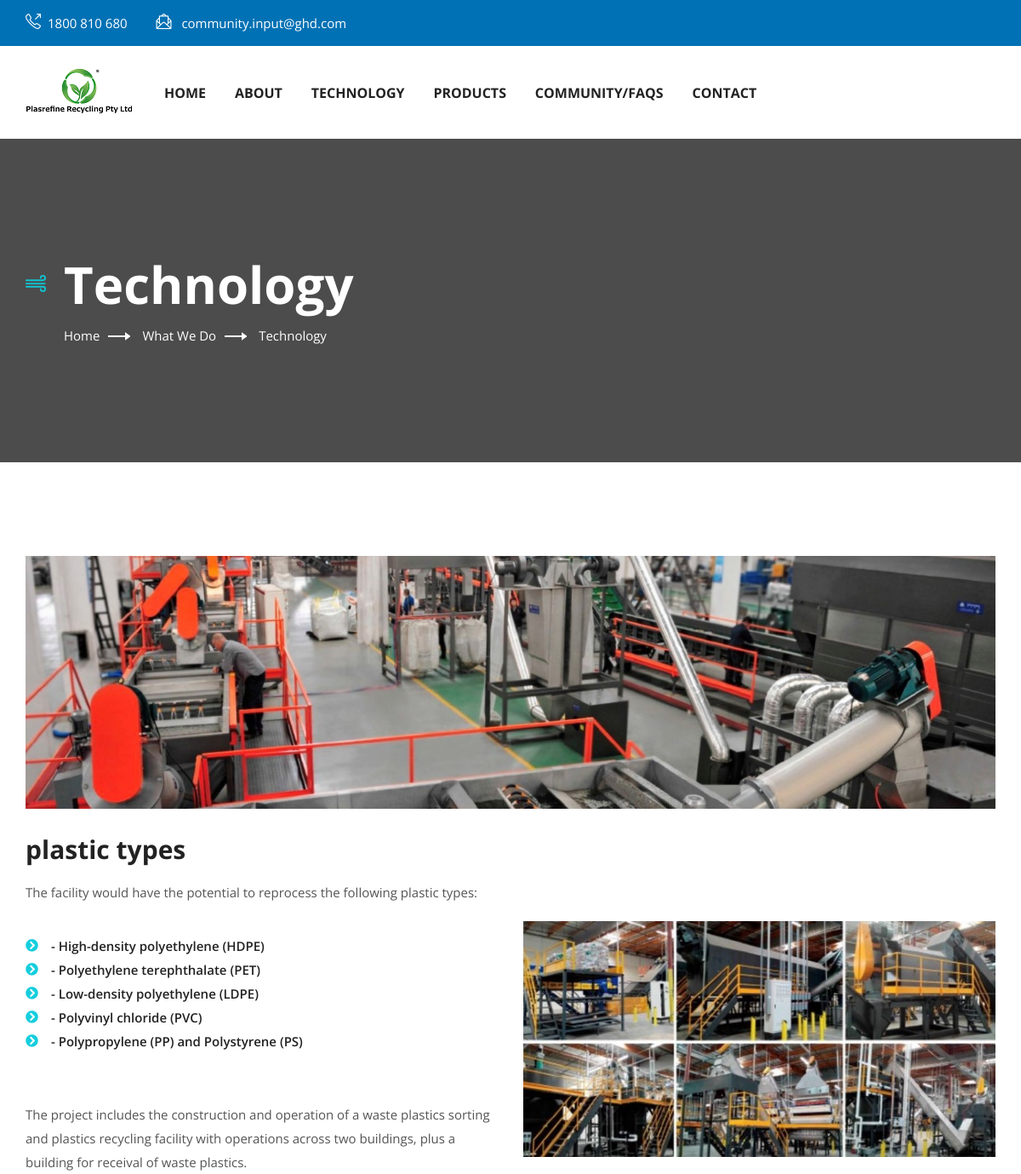
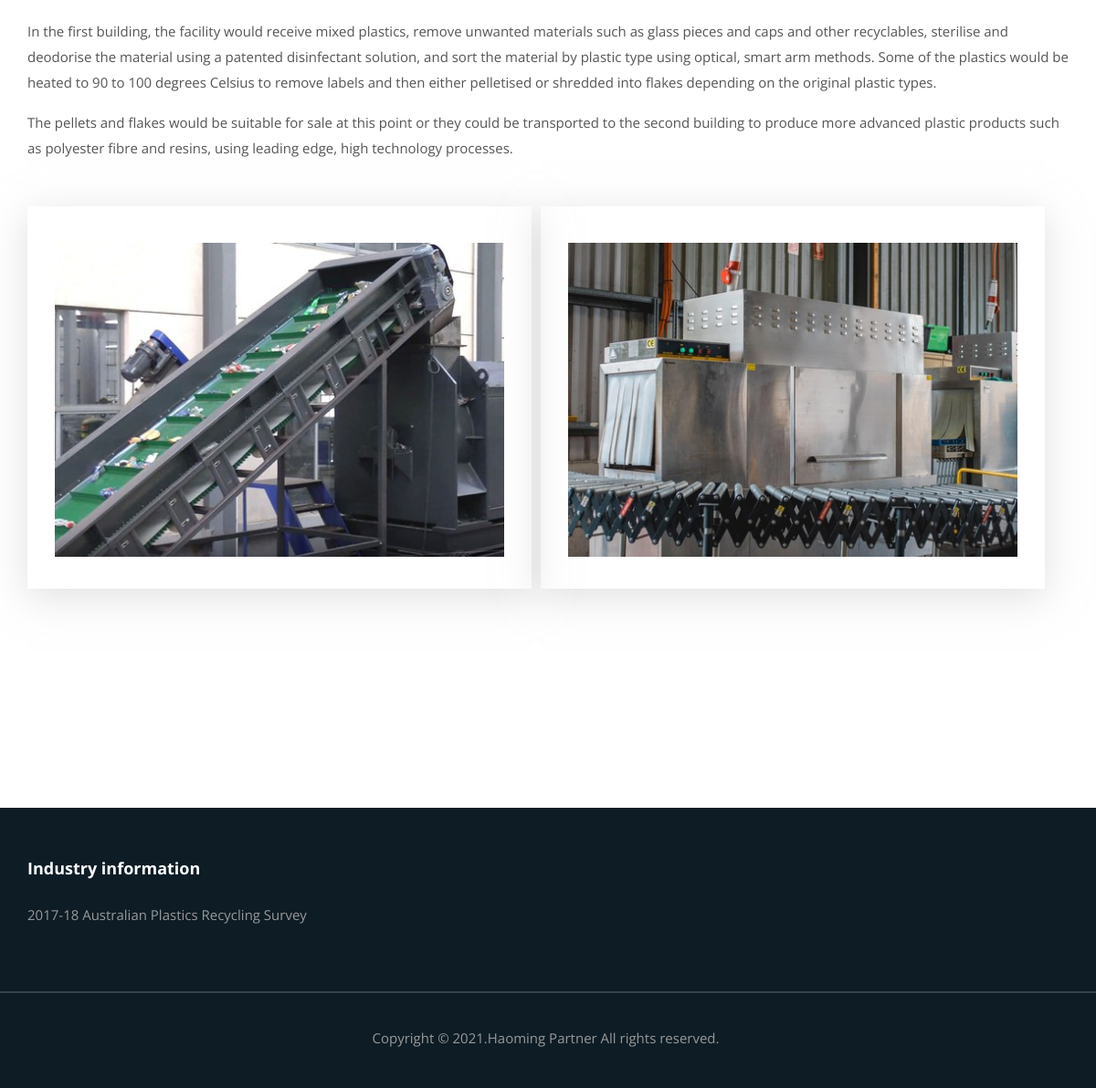
/technology/, run on the app's committed database (2 pictures, top to bottom).
### web/models.py (models this page shows, shortened)
class WebSetting(models.Model):
    SettingName = models.CharField(max_length=60, verbose_name="配置名称")
    title = models.CharField(max_length=60, verbose_name="网站名称")
    phone = models.CharField(max_length=60,verbose_name='电话')
    email = models.CharField(max_length=60,verbose_name='邮箱')
    logo = models.ImageField(help_text="LOGO 分辨率:180*55", upload_to='Image/logo')
    def admin_sample(self):
        return mark_safe('<img src="/media/%s" height="55" width="150" />' % self.logo)
    admin_sample.short_description = 'Logo'
    admin_sample.allow_tags = True
    def __str__(self):
        return self.SettingName
    class Meta:
        verbose_name = 'Settings'
        verbose_name_plural = 'Settings'

class TechnologyPage(models.Model):
    title = models.CharField("标题", max_length=30)
    list = models.ManyToManyField("Text")
    contents1 = RichTextUploadingField("内容1")
    img1 = ProcessedImageField(
        upload_to='Image/technology',
        processors=[ResizeToFill(1440, 375)],
        format='JPEG',
        options={'quality': 90},
        verbose_name="图片1"
    )
    contents2 = RichTextUploadingField("内容2")
    img2 = ProcessedImageField(
        upload_to='Image/technology',
        processors=[ResizeToFill(600, 300)],
        format='JPEG',
        options={'quality': 90},
        verbose_name="图片2"
    )
    img3 = ProcessedImageField(
        upload_to='Image/technology',
        processors=[ResizeToFill(500, 350)],
        format='JPEG',
        options={'quality': 90},
        verbose_name="图片3"
    )
    img4 = ProcessedImageField(
        upload_to='Image/technology',
        processors=[ResizeToFill(500, 350)],
        format='JPEG',
        options={'quality': 90},
        verbose_name="图片4"
    )
    class Meta:
        verbose_name = 'technology'
        verbose_name_plural = 'technology'

class Text(models.Model):
    contents = models.CharField("内容", max_length=200)
    def __str__(self):
        return self.contents
    class Meta:
        verbose_name = '文本'
        verbose_name_plural = '文本'

class Blog(models.Model):
    title = models.CharField("标题", max_length=100, unique=False)
    files = models.FileField(upload_to="File")
    introduction = models.CharField("简介", max_length=300)
    add_date = models.DateTimeField('保存日期', default=timezone.now)
    mod_date = models.DateTimeField('最后修改日期', auto_now=True)
    def __str__(self):
        return self.title
    class Meta:
        verbose_name = 'COMMUNITY/FAQS'
        verbose_name_plural = 'COMMUNITY/FAQS'

### web/views.py (the view)
# urls.py: path('technology/', views.technology, name='about'),
def technology(request):
    data = TechnologyPage.objects.first()
    print(data.title)
    print(data.list.all())
    return render(request, 'technology.html', {"data": data})

### web/templatetags/index_tags.py (called while the page is built)
@register.simple_tag
def get_news4_tag():
    news4 = Blog.objects.order_by('-id')[:list_count]
    print("news4", news4)
    return news4

@register.simple_tag
def get_settings():
    print(settings.WEBSETTING_INDEX)
    set = WebSetting.objects.filter(id=settings.WEBSETTING_INDEX).first()
    print(set)
    return set

### web/templates/technology.html
{% extends "base.html" %}
{% load static %}
{% block content %}
<section id="breadcrumb" class="breadcrumb-section position-relative" data-background="{% static 'assets/img/background/bcbg.jpg' %}">
    <div class="background_overlay"></div>
    <div class="container">
        <div class="breadcrumb-content headline">
            <h2 class="breadcrumb-title">Technology</h2>
            <div class="breadcrumb_item ul-li">
                <ul class="breadcrumb">
                    <li class="breadcrumb-item"><a href="#">Home</a></li>
                    <li class="breadcrumb-item"><a href="#">What We Do</a></li>
                    <li class="breadcrumb-item active">Technology</li>
                </ul>
            </div>
        </div>
    </div>
</section>
<section id="service-details" class="service-details-section">
    <div class="container">
        <div class="row">
            <div class="col-lg-12 col-md-12">
                <div class="service-single-content">
                    <div class="service-details-img-pair">
                        <div class="row">
                            <div class="col-md-12">
                                <img src="media/{{ data.img1 }}" alt="">
                            </div>
                        </div>
                    </div>
                    <h4>plastic types</h4>
                    <article>The facility would have the potential to reprocess the following plastic types:
                    </article>
                    <div class="row">
                        <div class="col-md-6">
                            <div class="service-details-list ul-li-block">
                                <ul>{% for i in data.list.all %}
                                        <li>{{ i }}</li>
                                    {% endfor %}
                                </ul>
                                <article>
                                    <br/>
                                    {{ data.contents1 | safe }}
                                </article>
                            </div>
                        </div>
                        <div class="col-md-6">
                            <img src="media/{{ data.img2 }}" alt="">
                        </div>
                    </div>
                    <article>
                        {{ data.contents2 | safe }}
                    </article>
                    <div class="service-single-icon-text">
                        <div class="site-info-icon-text position-relative">
                            <img src="media/{{ data.img3 }}" alt="">
                        </div>
                        <div class="site-info-icon-text position-relative">
                            <img src="media/{{ data.img4 }}" alt="">
                        </div>
                    </div>
                </div>
            </div>
        </div>
    </div>
</section>
{% endblock content %}

### web/templates/base.html (shortened to what this page needs)
{% load static %}
{% load index_tags %}
{% get_news4_tag as news4 %}
{% get_settings as settings %}
<!DOCTYPE html>
<html lang="en">
<head>
    <link rel="stylesheet" href="{% static 'assets/css/owl.carousel.css' %}">
    <link rel="stylesheet" href="{% static 'assets/css/fontawesome-all.css' %}">
    <link rel="stylesheet" href="{% static 'assets/css/simple-line-icons.css' %}">
    <link rel="stylesheet" href="{% static 'assets/css/animate.css' %}">
    <link rel="stylesheet" href="{% static 'assets/css/flaticon.css' %}">
    <link rel="stylesheet" href="{% static 'assets/css/bootstrap.min.css' %}">
    <link rel="stylesheet" href="{% static 'assets/css/video.min.css' %}">
    <link rel="stylesheet" href="{% static 'assets/css/lightbox.css' %}">
    <link rel="stylesheet" href="{% static 'assets/css/style.css' %}">
</head>
<body>
<header id="header_id" class="main_header header_style_one">
    <div class="header_top">
        <div class="container">
            <div class="row">
                <div class="col-md-6">
                    <div class="header_top_contact ul-li clearfix">
                        <ul>
                            <li><i class="icon-call-out"></i>{{ settings.phone }}</li>
                            <li><i class="icon-envelope-letter"></i> <a
                                    href="mailto:{{ settings.email }}">{{ settings.email }}</a>
                            </li>
                        </ul>
                    </div>
                </div>
            </div>
        </div>
    </div>
    <div class="site-main-menu clearfix">
        <div class="container">
            <div class="brand-logo float-left">
                <a href="/"><img src="/media/{{ settings.logo }}" alt=""></a>
            </div>
            <nav class="main_navigation desktop-menu ul-li">
                <ul id="main-nav" class="navbar-nav text-uppercase clearfix">
                    <li><a href="/">Home</a></li>
                    <li><a href="/about/">About</a></li>
                    <li><a href="/technology/">Technology</a></li>
                    <li><a href="/products/">Products</a></li>
                    <li><a href="/news/">COMMUNITY/FAQS</a></li>
                    <li><a href="/contact/">Contact</a></li>
                </ul>
            </nav>
        </div>
    </div>
</header>
{% block content %}
{% endblock content %}
<footer id="footer-id" class="footer-section">
    <div class="footer-content">
        <div class="container">
            <br/><br/>
            <div class="footer-widget-area">
                <div class="row">
                    <div class="col-lg-6 col-md-6">
                        <div class="footer-widget-item pera-content">
                            <div class="footer-menu-widget ul-li-block">
                                <h3 class="el-widget-title"><a href="/news/">Industry information</a></h3>
                                <ul>
                                    {% for i in news4 %}
                                        <li><a href="/news/detail/{{ i.id }}">{{ i.title }}</a></li>
                                    {% endfor %}
                                </ul>
                            </div>
                        </div>
                    </div>
                </div>
            </div>
        </div>
    </div>
    <div class="footer-copyright-text text-center">
        <p>Copyright &copy; 2021.Haoming Partner All rights reserved.</p>
    </div>
</footer>
</body>
</html>

### web/static/assets/css/lightbox.css (style rules this page uses)
body:after { content: url(../img/close.png) url(../img/loading.gif) url(../img/prev.png) url(../img/next.png); display: none; }

### data on the page
WebSetting: phone "1800 810 680", email "community.input@ghd.com", logo (picture)
TechnologyPage: img1 (picture), contents1 "The project includes the construction and operation of a waste plastics sorting and plastics recycling facility with operations across two buildings, plus a building for receival of waste plastics.", img2 (picture), contents2 "In the first building, the facility would receive mixed plastics, remove unwanted materials such as glass pieces and caps and other recyclables, sterilise and deodorise the material using a patented disinfectant solution, and sort the material by plastic type using optical, smart arm methods. Some of the plastics would be heated to 90 to 100 degrees Celsius to remove labels and then either pelletised or shredded into flakes depending on the original plastic types. The pellets and flakes would be suitable for sale at this point or they could be transported to the second building to produce more advanced plastic products such as polyester fibre and resins, using leading edge, high technology…", img3 (picture), img4 (picture)
Text: contents "- High-density polyethylene (HDPE)"
Text: contents "- Polyethylene terephthalate (PET)"
Text: contents "- Low-density polyethylene (LDPE)"
Text: contents "- Polyvinyl chloride (PVC)"
Text: contents "- Polypropylene (PP) and Polystyrene (PS)"
Blog: title "2017-18 Australian Plastics Recycling Survey"
